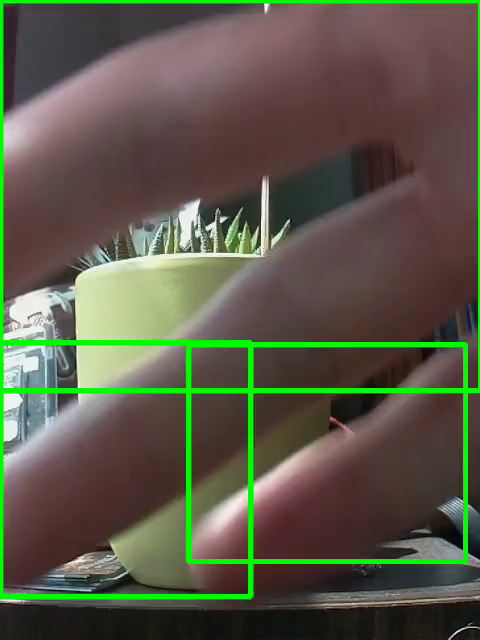
#> input picture frame 4 of FIRST CPP VIDEO.avi, 480 x 640 px, given in place of the camera
$ python motion_detection.py
#> lines starting #> are read from the running program, lines starting #| are printed output that depends on the picture; after the words box and inside, x2 and y2 are one past the last pixel; in counts of white or black regions, pixels touching at a corner belong together
# Python program to implement
# Webcam Motion Detector

# importing OpenCV, time libraries
import cv2
import time
import atexit
from collections import deque

def motion_capture():
    fourcc = cv2.VideoWriter_fourcc(*"H264")
    frame_queue = deque()
    # Capturing video
    video = cv2.VideoCapture(0)
    video.set(cv2.CAP_PROP_FPS, 30)
    video.set(cv2.CAP_PROP_FRAME_WIDTH, 640.0)
    video.set(cv2.CAP_PROP_FRAME_HEIGHT, 480.0)
    atexit.register(cleanUp, video)

    #create the background frame
    # Read the first frame from video
    check, frame = video.read()
#> frame is the input picture: shape (640, 480, 3); mean B, G, R 72.1, 89.5, 90.3
    dims = (frame.shape[1], frame.shape[0])
#> dims = (480, 640)
    # Converting color image to gray_scale image
    gray = cv2.cvtColor(frame, cv2.COLOR_BGR2GRAY)

    # Converting gray scale image to GaussianBlur
    # so that change can be found easily
    static_back = cv2.GaussianBlur(gray, (21, 21), 0)
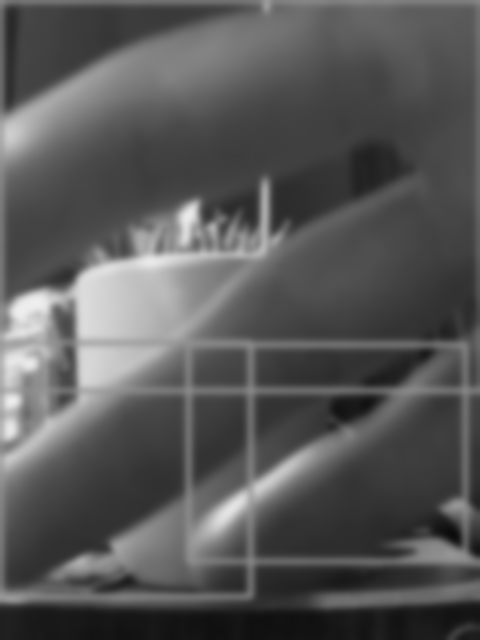
#> static_back: shape (640, 480); min 11, max 238, mean 87.6
    time.sleep(0.2)
    # Infinite while loop to treat stack of image as video
    motion = False
    st = time.time()
    while True:
        before = motion
        motion = False
        # Reading frame(image) from video
        check, frame = video.read()
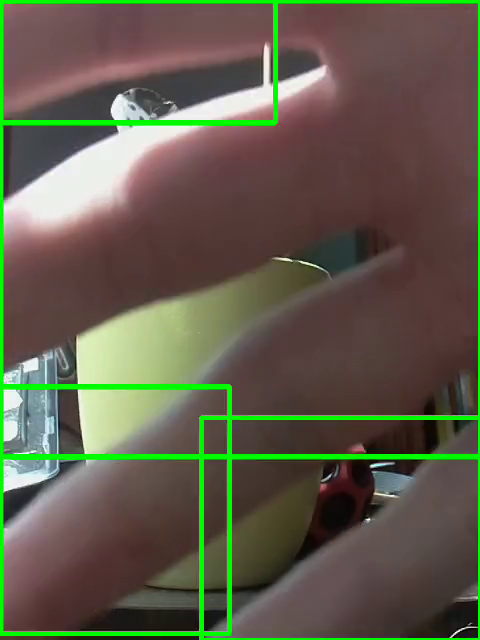
#> input picture frame 5 of FIRST CPP VIDEO.avi, 480 x 640 px, given in place of the camera
#> frame is the input picture: shape (640, 480, 3); mean B, G, R 75.8, 93.6, 96.7

        # Converting color image to gray_scale image
        gray = cv2.cvtColor(frame, cv2.COLOR_BGR2GRAY)

        # Converting gray scale image to GaussianBlur
        # so that change can be find easily
        gray = cv2.GaussianBlur(gray, (21, 21), 0)
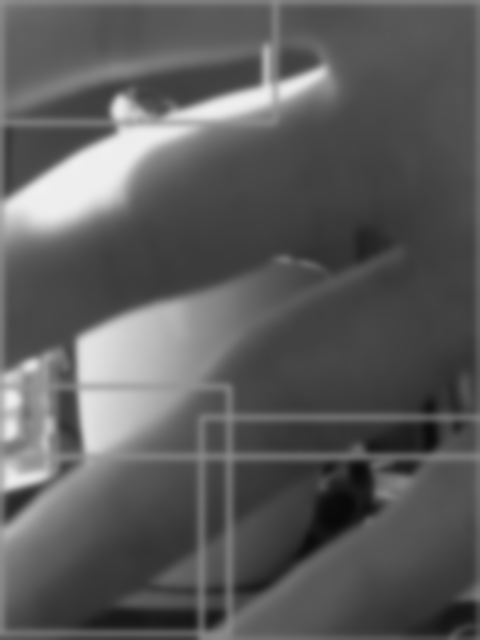
#> gray: shape (640, 480); min 9, max 240, mean 92.4

        # Difference between static background
        # and current frame(which is GaussianBlur)
        diff_frame = cv2.absdiff(static_back, gray)
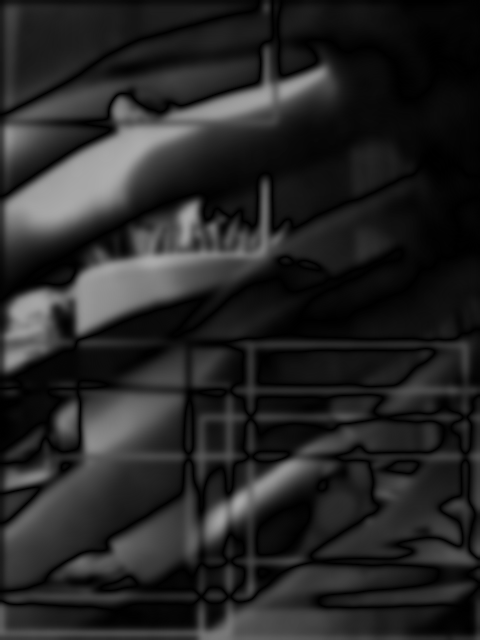
#> diff_frame: shape (640, 480); min 0, max 172, mean 38.3

        # If change in between static background and
        # current frame is greater than 30 it will show white color(255)
        thresh_frame = cv2.threshold(diff_frame, 30, 255, cv2.THRESH_BINARY)[1]
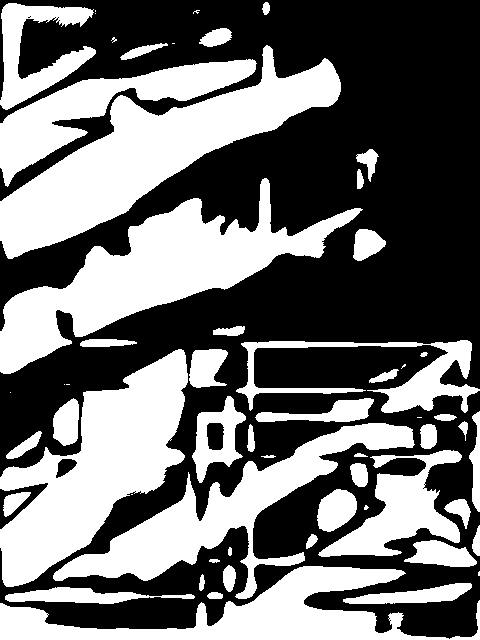
#> thresh_frame: shape (640, 480); 43.9% white; 58 white regions (13 under 20 px), largest, box (x1, y1, x2, y2) and area: (0, 45, 341, 259) 22688, (0, 178, 363, 374) 21454, (0, 349, 188, 587) 20325
        thresh_frame = cv2.dilate(thresh_frame, None, iterations = 2)
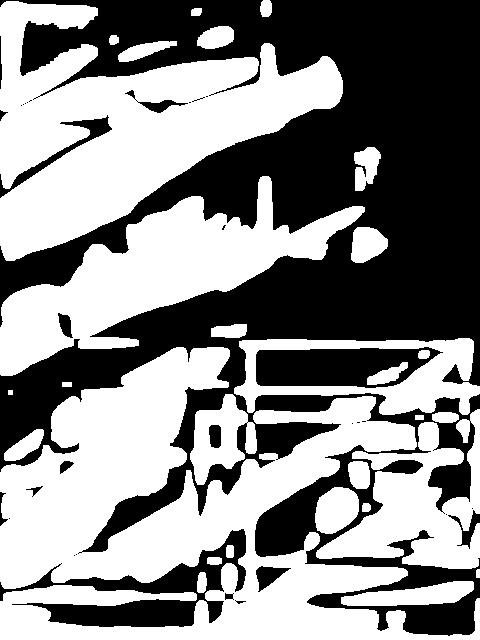
#> thresh_frame: shape (640, 480); 53.5% white; 33 black regions (18 under 20 px)

        # Finding contour of moving object
        cnts,_ = cv2.findContours(thresh_frame.copy(),
                        cv2.RETR_EXTERNAL, cv2.CHAIN_APPROX_SIMPLE)
#> cnts = 27 contours, 1 with area under 20; largest, box (x1, y1, x2, y2) and area: (0, 347, 480, 640) 62904, (0, 1, 343, 261) 41234, (0, 176, 365, 376) 24614, (234, 338, 480, 415) 13536, (316, 409, 480, 569) 11537
        for contour in cnts:
            if cv2.contourArea(contour) < 10000:
                continue
            motion = True

            (x, y, w, h) = cv2.boundingRect(contour)
            # making green rectangle arround the moving object
            cv2.rectangle(frame, (x, y), (x + w, y + h), (0, 255, 0), 3)
#> this loop made 27 passes
#> (x, y, w, h) on passes 12, 16, 17, 20, 26: (316, 409, 164, 160), (0, 347, 480, 293), (234, 338, 246, 77), (0, 176, 365, 200), (0, 1, 343, 260)
#> contour on passes 10, 14, 15: [[415, 415], [415, 419], [423, 419], [423, 415]], [[8, 390], [8, 394], [12, 394], [12, 390]], [[62, 382], [62, 386], [71, 386], [71, 382]]
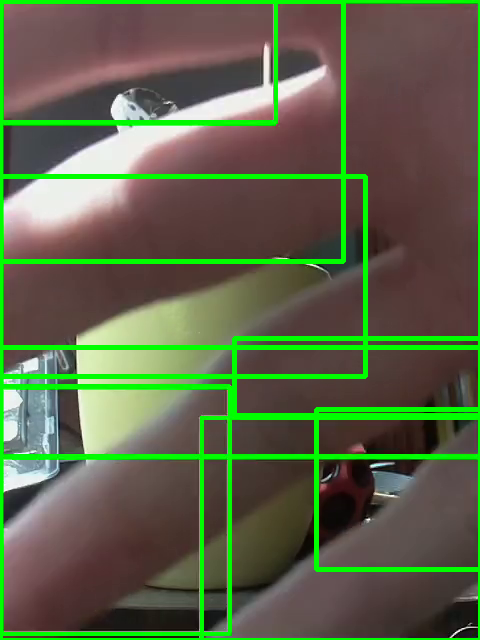
#> frame: shape (640, 480, 3); 6.24% of pixels changed, all inside (x1, y1, x2, y2) = (0, 0, 480, 640)

        # if we have something detected on screen
        if motion == True:
        # Appending current frame which has motion in it to the frame array
            frame_queue.append(frame)
            print("motion detected")
            if before == False:
                st = time.time()
            #time.sleep(1/15)

        # if we dont have something detected on screen
        elif motion == False and time.time() - st > 1.5 and len(frame_queue) > 0:
            # motion has stopped, append this frame to the stack then write it out to disk and clear the stack
            frame_queue.append(frame)
            #v = cv2.VideoWriter(str(int(time.time())) + '.mp4', cv2.VideoWriter_fourcc('f', 'f', 'v', '1'), cv2.CAP_PROP_FPS, frame_queue[0].shape, True)
            fname = str(int(time.time()))
            print(dims)
            v = cv2.VideoWriter(fname + '.avi', fourcc, 30, dims, True)
            # Define the codec and create VideoWriter object
            print(frame.shape)
            x = len(frame_queue)
            for i in range(x):
                f = frame_queue.popleft()
                v.write(f)
            print("Wrote File: ", fname, ".avi with ", x, " frames.")
            frame_queue = deque()
            #time.sleep(1/18)

        elif motion == False and time.time() - st < 1.5 and len(frame_queue) > 0:
            frame_queue.append(frame)
            #time.sleep(1/15)

def cleanUp(video):
    video.release()

    # Destroying all the windows
    cv2.destroyAllWindows()

motion_capture()
